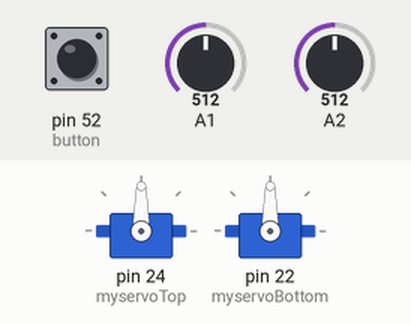
This sketch was run on a simulated Arduino Mega 2560, built with avr-gcc and run on an emulated ATmega2560. Shown: 2 × servo. The inputs (shaded band) are chosen by the test bench; at power-on: A1 = 512, A2 = 512, pin 52 (button) HIGH. What the sketch prints to the serial monitor is not drawn.

Above: at 1.2 s.
1.3 s: A1 set to 685
2.8 s: A1 set to 717
At 3.9 s:
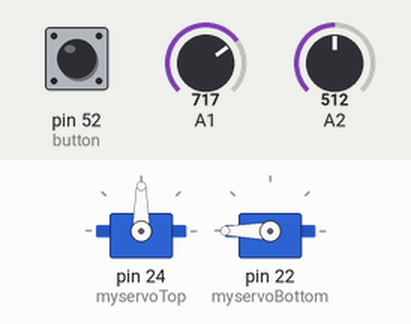
4.3 s: A2 set to 683
5.9 s: A2 set to 709
At 6.12 s:
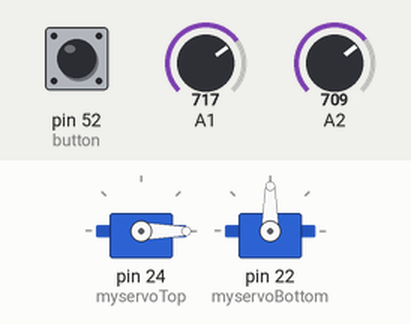
8.9 s: A2 set to 290
11.9 s: A1 set to 290
At 12.6 s:
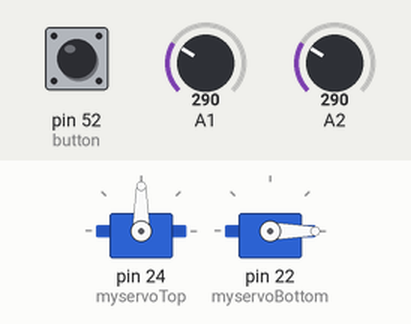
Timing chart, 0 to 15.9 s (numbered marks = the images above; inputs shaded):
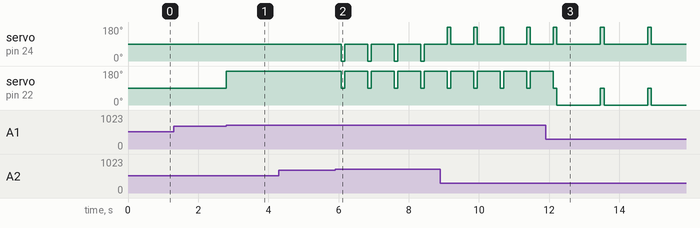

Measured:
- the behaviour switches between 700 and 701 on A1 (found by bisection; images 0 and 1)
- the behaviour switches between 700 and 701 on A2 (found by bisection; images 1 and 2)
- after the input at 1.3 s, every drawn part: stays the same
- after the input at 2.8 s, servo on pin 22 (myservoBottom): 90° → 180° at once
- after the input at 4.3 s, every drawn part: stays the same
- after the input at 5.9 s, servo on pin 24 (myservoTop): alternates 90° for 0.65 s and 0° for 0.10 s, starting after 0.18 s; servo on pin 22 (myservoBottom): alternates 180° for 0.65 s and 90° for 0.10 s, starting after 0.18 s
- after the input at 11.9 s, servo on pin 24 (myservoTop): alternates 180° for 0.10 s and 90° for 1.2 s, starting after 1.6 s; servo on pin 22 (myservoBottom): alternates 90° for 0.10 s and 0° for 1.2 s, starting after 0.32 s

The sketch:

Crane_grade_12.ino
```cpp
#include <Servo.h>
Servo myservoTop;//Top Motor
Servo myservoBottom;//Bottom Motor
boolean stayleft = false;
boolean stayright = false;
boolean stayforward = false;
boolean staybackward = false;
//boolean restart=false;
int button = 52; // button that allows "Up" function (crane up and down)
int buttonstate = 1;
int moving[100];
int reverse[100];
int movenum = 0;
void setup() {
  pinMode(button, INPUT_PULLUP);
  myservoTop.attach(24);
  myservoBottom.attach(22);
  Serial.begin(9600);
  //  pinMode(A      if (reverse[i] == 1){
//  forward();
//} ;
//  pinMode(A7, INPUT_PULLUP);  // change the pinMode to INPUT_PULLUP to attach
//                   // an internal 10k resistor to the pin and make the button responsive
}
void forward() {// reponsible for forward movement

  moving[movenum] = 1;
  for (int i = 0; i < 10 ; i++) {
    myservoTop.write(0);
    myservoBottom.write(90);
    Serial.print("right");
    delay(10);
  }
  movenum += 1;
}
void backward() {// reponsible for forward movement

  moving[movenum] = 2;
  for (int i = 0; i < 10 ; i++) {
    myservoTop.write(180);
    myservoBottom.write(90);
    Serial.print("left");
    delay(10);
  }
  movenum += 1;
}
void left() {// reponsible for forward movement

  moving[movenum] = 3;
  for (int i = 0; i < 122 ; i++) {
    myservoTop.write(90);
    myservoBottom.write(0);
    Serial.print("forward");
    delay(10);
  }
  movenum += 1;
}
void right() {// reponsible for forward movement

  moving[movenum] = 4;
  for (int i = 0; i < 64 ; i++) {
    myservoTop.write(90);
    myservoBottom.write(180);
    Serial.print("backward");
    delay(10);
  }
  movenum += 1;
}
void still() {//acts to stop motors when no directions are in place or only x-axis is used

  myservoTop.write(90);
  myservoBottom.write(90);
  Serial.print("Still");

}
void loop() {
  buttonstate = digitalRead(button); // two lines that allow movement for checking button
  Serial.println(buttonstate);//prints button state
  int yIn = analogRead(A2); // senses where in the y axis the direction corresponds to
  int xIn = analogRead(A1); // senses where in the x axis the direction corresponds to
  if (yIn > 700) { // if joystick is moved in the down direction
    stayforward == true;
    forward();
  } else if (yIn < 300) { // if joystick is moved in the up direciton
    staybackward == true;
    backward();
    //  } else if {
  }
  //    still(); // sits still otherwise
  //  }
  if (xIn > 700) { // if joystick is moved in the right direction
    stayright == true;
    right();
  } else if (xIn < 300) { // if joystick is moved in the left direction
    stayleft == true;
    left();
  }
  //    else{

  //      still();// otherwise sits still
  //    }
  if (stayleft == true) {
    left();
    stayleft = false;
  }

  if (stayright == true) {
    right();
    stayright=false;
  }
  if (stayforward == true) {
    forward();
  }
  if (staybackward == true) {
    backward();
  }
  if (buttonstate == 0) { // if button in joystick is pressed
//    restart=false;
    for (int i = movenum; i >= 0; i--) {
      reverse[i] = moving[i];
    }
    for (int i = movenum; i >= 0; i--) {
      if (reverse[i] == 1) {
        forward();
      }
      else if (reverse[i] == 2) {
        backward();
      }
      else  if (reverse[i] == 3) {
        left();
      }
      else if (reverse[i] == 4) {
        right();
      }
    }
//    for (int i = 0; i <= movenum; i++) {
//      if (reverse[i] == 1) {
//        forward();
//      }
//      else if (reverse[i] == 2) {
//        backward();
//      }
//      else  if (reverse[i] == 3) {
//        left();
//      }
//      else if (reverse[i] == 4) {
//        right();
//      }
//    }
movenum=0;
  }
//  if buttonstate==1{
//   restart=true;
//  }
//  if restart=true(
//
//  //  forward();
//  //  backward();
//  //  left();
//  //  right();
}
```
